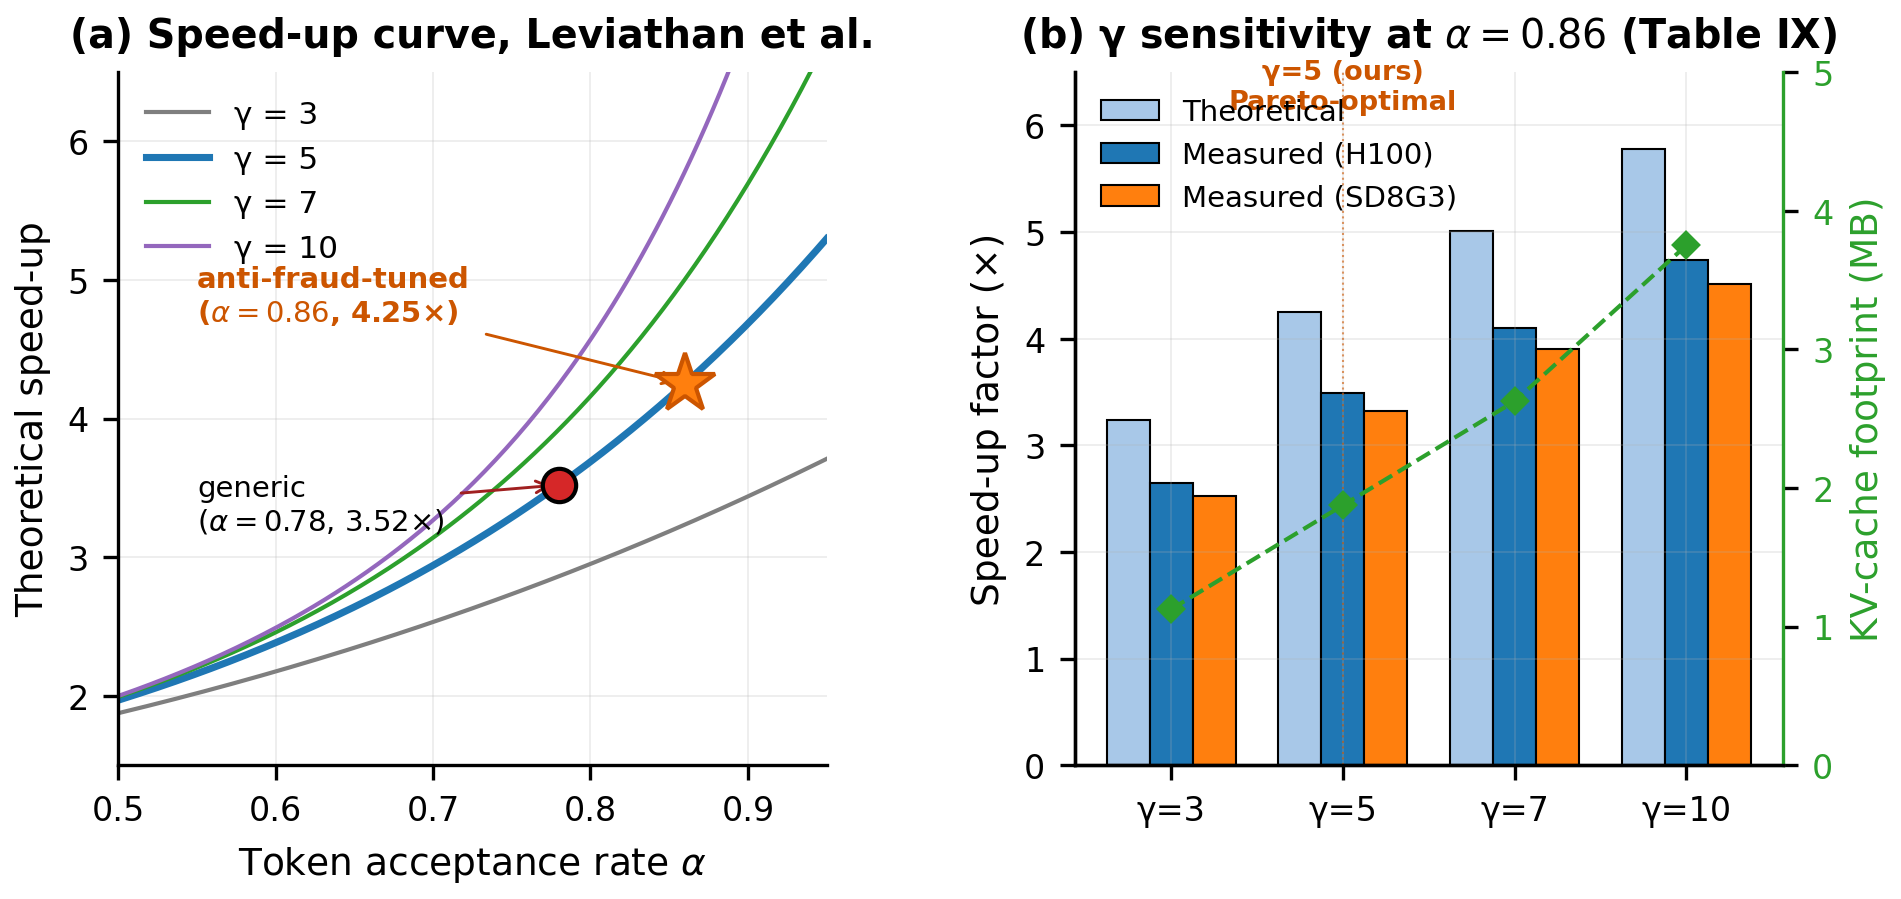

The script that saved this image:
"""
Figure 5: Speculative decoding theoretical/measured speed-up.

Data source: safety_data.py (EXP05). Speedup curve in (a) is computed
analytically; the operating-point markers and (b) measured bars are
from runs/exp05_speculative.json verbatim.
"""
import numpy as np
import matplotlib.pyplot as plt
import sci_style as sci
from safety_data import EXP05_SPECULATIVE, speedup

fig, (ax1, ax2) = plt.subplots(1, 2, figsize=(7.16, 3.0),
                                gridspec_kw={"wspace": 0.35})

# ---- (a) Theoretical speedup curve ----
alpha_grid = np.linspace(0.5, 0.95, 200)
for g, color, lw in [(3, "#7f7f7f", 1.0),
                      (5, "#1f77b4", 1.7),
                      (7, "#2ca02c", 1.0),
                      (10, "#9467bd", 1.0)]:
    ax1.plot(alpha_grid, [speedup(a, g) for a in alpha_grid],
             color=color, lw=lw, label=f"γ = {g}")

# Operating points (from JSON)
generic_g5 = next(r for r in EXP05_SPECULATIVE[0.78] if r["gamma"] == 5)
tuned_g5   = next(r for r in EXP05_SPECULATIVE[0.86] if r["gamma"] == 5)

ax1.plot(0.78, generic_g5["theor"], "o", color="#d62728", ms=8,
         markeredgecolor="black", lw=0.5, zorder=5)
ax1.plot(0.86, tuned_g5["theor"], "*", color="#ff7f0e", ms=15,
         markeredgecolor="#cc5500", lw=0.8, zorder=5)

ax1.annotate(f"generic\n($\\alpha=0.78$, {generic_g5['theor']:.2f}×)",
             xy=(0.78, generic_g5["theor"]),
             xytext=(0.55, 3.2), fontsize=7,
             arrowprops=dict(arrowstyle="->", lw=0.7, color="#a02020"))
ax1.annotate(f"anti-fraud-tuned\n($\\alpha=0.86$, {tuned_g5['theor']:.2f}×)",
             xy=(0.86, tuned_g5["theor"]),
             xytext=(0.55, 4.7), fontsize=7, color="#cc5500", weight="bold",
             arrowprops=dict(arrowstyle="->", lw=0.7, color="#cc5500"))

ax1.set_xlabel(r"Token acceptance rate $\alpha$")
ax1.set_ylabel("Theoretical speed-up")
ax1.set_xlim(0.5, 0.95)
ax1.set_ylim(1.5, 6.5)
ax1.legend(loc="upper left", fontsize=7.5)
ax1.set_title("(a) Speed-up curve, Leviathan et al.",
              weight="bold", fontsize=9.5)

# ---- (b) γ sensitivity (measured) at α=0.86 ----
tuned   = EXP05_SPECULATIVE[0.86]
gammas  = [r["gamma"] for r in tuned]
theor   = [r["theor"] for r in tuned]
meas_h  = [r["h100"]  for r in tuned]
meas_s  = [r["sd8g3"] for r in tuned]
kv_mb   = [r["kv_mb"] for r in tuned]

x = np.arange(len(gammas))
w = 0.25
ax2.bar(x - w, theor, w, color="#a8c8e8", edgecolor="black", lw=0.5,
        label="Theoretical")
ax2.bar(x, meas_h, w, color="#1f77b4", edgecolor="black", lw=0.5,
        label="Measured (H100)")
ax2.bar(x + w, meas_s, w, color="#ff7f0e", edgecolor="black", lw=0.5,
        label="Measured (SD8G3)")

ax2.set_xticks(x)
ax2.set_xticklabels([f"γ={g}" for g in gammas])
ax2.set_ylabel("Speed-up factor (×)")
ax2.set_ylim(0, 6.5)
ax2.set_title("(b) γ sensitivity at $\\alpha=0.86$ (Table IX)",
              weight="bold", fontsize=9.5)
ax2.legend(loc="upper left", fontsize=7)

ax2b = ax2.twinx()
ax2b.grid(False)
ax2b.plot(x, kv_mb, "D--", color="#2ca02c", lw=1.0, ms=4,
          label="KV-cache (MB)")
ax2b.set_ylabel("KV-cache footprint (MB)", color="#2ca02c")
ax2b.tick_params(axis="y", labelcolor="#2ca02c")
ax2b.set_ylim(0, 5)
ax2b.spines["right"].set_visible(True)
ax2b.spines["right"].set_color("#2ca02c")
ax2b.spines["top"].set_visible(False)

# Mark γ=5 as the Pareto choice
ax2.axvline(1, color="#cc5500", lw=0.5, ls=":", alpha=0.6)
ax2.text(1, 6.15, "γ=5 (ours)\nPareto-optimal", ha="center", fontsize=6.5,
         color="#cc5500", weight="bold")

sci.save(fig, "fig05_speculative.png", w=7.16, h=3.0)
print("Saved fig05_speculative.png")
